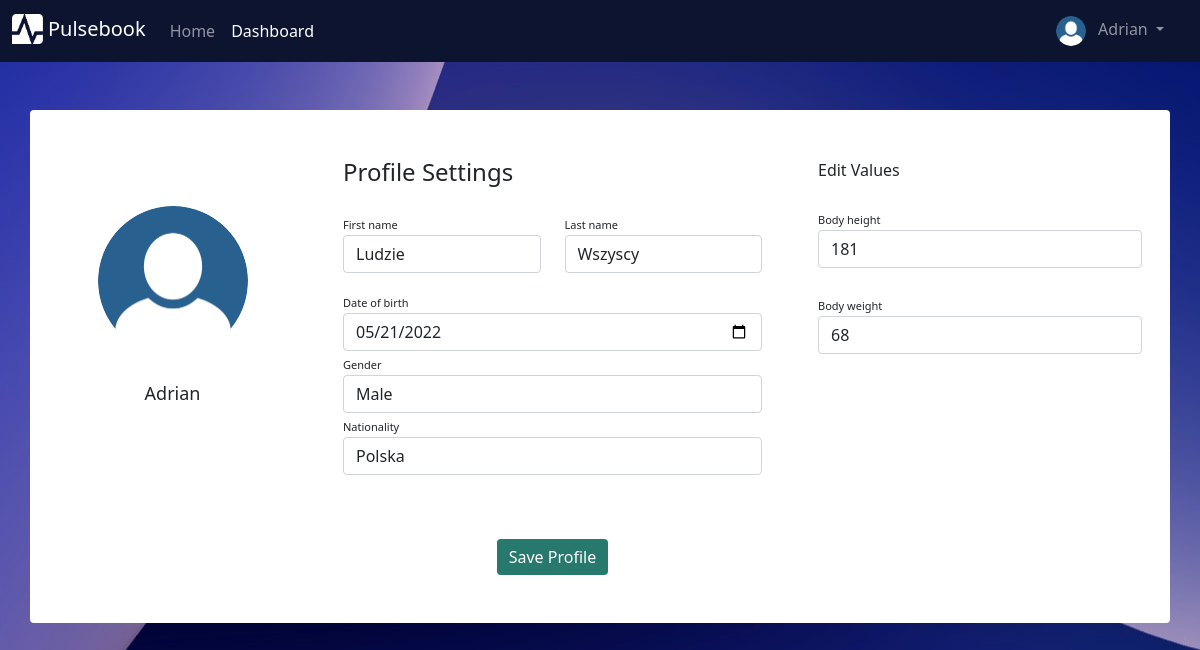
The page /profile (signed in) on the database as committed earlier.
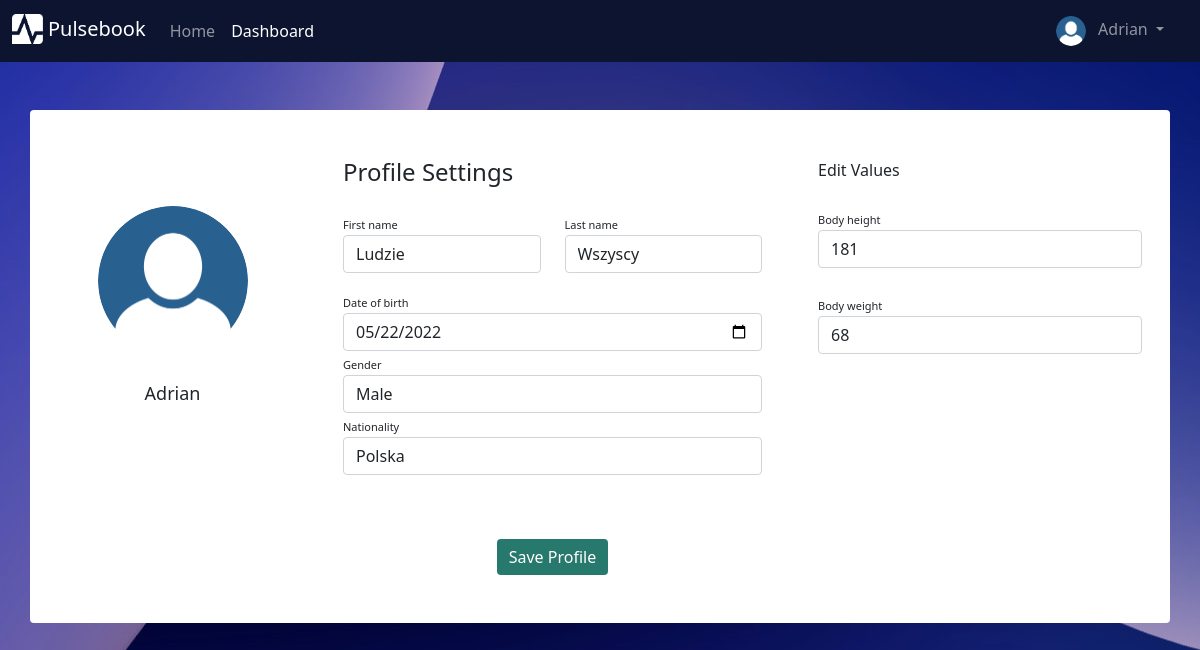
The same page on the database as committed later.
### testy/models.py (models this page shows, shortened)
class User(db.Model, UserMixin):
    __tablename__ = "users"
    id = db.Column(db.Integer, primary_key = True)
    username = db.Column(db.String(30), nullable = False, unique = True)
    email = db.Column(db.String(50), nullable = False, unique = True)
    passwordHash = db.Column(db.String(60), nullable = False)
    active = db.Column(db.Boolean(), nullable = False, default = True)
    roleId = db.Column(db.Integer, db.ForeignKey("roles.id", ondelete='CASCADE'), nullable=False)
    profileId = db.Column(db.Integer, db.ForeignKey("profiles.id", ondelete='CASCADE'), nullable=False)
    deviceId = db.Column(db.Integer, db.ForeignKey("devices.id", ondelete='CASCADE'), nullable=False)
    @property
    def password(self):
        return self.passwordHash

class UserProfile(db.Model):
    __tablename__ = "profiles"
    id = db.Column(db.Integer, primary_key=True)
    first_name = db.Column(db.String(30))
    last_name = db.Column(db.String(30))
    date_of_birth = db.Column(db.Date)
    age = db.Column(db.Integer)
    gender = db.Column(db.String(6))
    nationality = db.Column(db.String(30))
    avatarName = db.Column(db.String(30))
    height = db.Column(db.Integer)
    weight = db.Column(db.Integer)
    user = db.relationship('User', backref=db.backref('profiles'))
    @property
    def dob(self):
        return self.date_of_birth

### testy/routes.py (the view, shortened to what this page needs)
@app.route("/profile", methods=['GET', 'POST'])
def profile_page():
    if current_user.is_authenticated:
        form = ProfileForm()
        currentProfile = UserProfile.query.filter_by(id=current_user.profileId).first()
        form.first_name.data = currentProfile.first_name
        form.last_name.data = currentProfile.last_name
        form.date_of_birth.data = currentProfile.date_of_birth
        form.gender.data = currentProfile.gender
        form.nationality.data = currentProfile.nationality
        form.height.data = currentProfile.height
        form.weight.data = currentProfile.weight
        return render_template("profile.html", form=form)
    return redirect(url_for("home_page"))

### testy/forms.py (shortened to what this page needs)
class ProfileForm(FlaskForm):
    first_name = StringField(label="First name", validators=[DataRequired(message='Can\'t be blank')])
    last_name = StringField(label="Last name", validators=[DataRequired()])
    date_of_birth = DateField(label="Date of birth", validators=[DataRequired()])
    gender = StringField(label="Gender", validators=[DataRequired()])
    nationality = StringField(label="Nationality", validators=[DataRequired()])
    height = IntegerField(label="Height", validators=[DataRequired()])
    weight = IntegerField(label="Weight", validators=[DataRequired()])
    submit = SubmitField(label = "Save Profile")

### testy/models.py (called while the page is built)
@login_manager.user_loader
def load_user(userId):
    return User.query.get(int(userId))

### testy/templates/profile.html (shortened to what this page needs)
{% extends "base.html" %}
{% block content %}
<link rel="stylesheet" type="text/css" href="/static/styles/profilepage.css">
<form class="container rounded bg-white mt-5 mb-5" method="POST">
    <div class="row">
        <div class="col-md-3 border-right">
            <div class="d-flex flex-column align-items-center text-center p-3 py-5"><img class="rounded-circle mt-5" width="150px" src="/static/images/avatar0.png"><br><span class="typeuser1">{{ current_user.username }}</span></div>
        </div>
        <div class="col-md-5 border-right">
            <div class="p-3 py-5">
                <div class="d-flex justify-content-between align-items-center mb-3">
                    <h4 class="text-right">Profile Settings</h4>
                </div>
                <div class="row mt-2">
                    <div class="col-md-6"><label class="labels">First name</label>{{ form.first_name(placeholder="First name", class_="form-control") }}</div>
                    <div class="col-md-6"><label class="labels">Last name</label>{{ form.last_name(placeholder="Last name", class_="form-control") }}</div>
                </div>
                <div class="row mt-3">
                    <div class="col-md-12"><label class="labels">Date of birth</label>{{ form.date_of_birth(placeholder="Date of birth", class_="form-control") }}</div>
                    <div class="col-md-12"><label class="labels">Gender</label>{{ form.gender(placeholder="Gender", class_="form-control") }}</div>
                    <div class="col-md-12"><label class="labels">Nationality</label>{{ form.nationality(placeholder="Nationality", class_="form-control") }}</div>
                </div>
                <div class="mt-5 text-center">{{ form.submit(class_="btn btn-primary profile-button") }}</div>
            </div>
        </div>
        <div class="col-md-4">
            <div class="p-3 py-5">
                 <div class="d-flex justify-content-between align-items-center experience"><span>Edit Values</span></div><br>
                <div class="col-md-12"><label class="labels">Body height</label>{{ form.height(placeholder="Height[cm]", class_="form-control") }}</div> <br>
                <div class="col-md-12"><label class="labels">Body weight</label>{{ form.weight(placeholder="Weight[kg]", class_="form-control") }}</div>
            </div>
        </div>
    </div>
</form>
{% endblock %}

### testy/templates/base.html (shortened to what this page needs)
<!doctype html>
<html lang="en">
  <head>
    <link href="https://cdn.jsdelivr.net/npm/bootstrap@5.0.2/dist/css/bootstrap.min.css" rel="stylesheet">
    <link rel="stylesheet" type="text/css" href="/static/styles/mainpage.css">
  </head>
  <body>
    <nav class="navbar navbar-expand-sm navbar-dark fixed-top" height="20" style="background-color: #0c1430;">
      <div class="container-fluid">
        <div class="mx-auto order-0">
          <a class="navbar-brand" href="">
            <img src="/static/images/pulselogo0.png"  alt="" height="30" class="d-inline-block mb-1">
            Pulsebook
          </a>
        </div>
        <div class="navbar-collapse collapse order-1 dual-collapse2">
            <ul class="navbar-nav">
              <li class="nav-item">
                <a class="nav-link" aria-current="page" href="/">Home</a>
              </li>
              {% if current_user.is_authenticated %}
              <li class="nav-item">
                <a class="nav-link active" href="/dashboard">Dashboard</a>
              </li>
              {% endif %}
            </ul>
        </div>
        {% if current_user.is_authenticated %}
        <div class="navbar-collapse collapse order-2 dual-collapse2">
            <ul class="navbar-nav ms-auto">
              <li class="nav-item dropdown no-arrow me-3">
                <a class="nav-link dropdown-toggle ms-2" href="#" id="userDropdown" role="button"
                    data-bs-toggle="dropdown" aria-haspopup="true" aria-expanded="false">
                    <img class="img-profile rounded-circle" src="/static/images/avatar0.png" height="30">
                    <span class="ps-2">{{ current_user.username }}</span>
                </a>
              </li>
            </ul>
        </div>
        {% endif %}
      </div>
    </nav>
    {% block content %}
    {% endblock %}
  </body>
</html>

### testy/static/styles/mainpage.css (style rules this page uses)
.navbar { position: sticky; top: 0; }

### testy/static/styles/profilepage.css (style rules this page uses)
body { background-color: #c7c7c7; background-image: url('/static/images/waveblue.jpg'); background-repeat: no-repeat; background-position: center; background-blend-mode: multiply; }
.profile-button { background: rgb(39, 120, 109); box-shadow: none; border: none }
.labels { font-size: 11px }
.typeuser1 { font-size: 18px; }

Rows that differ between the two databases and show on the page:
changed UserProfile "Ludzie": date_of_birth "05/21/2022" → "05/22/2022"
